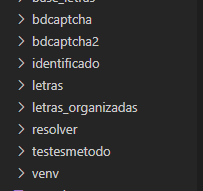
#> input picture SSSGame_antes/teste/Imagem1.png, 203 x 191 px
$ python tess.py
#> lines starting #> are read from the running program, lines starting #| are printed output that depends on the picture; after the words box and inside, x2 and y2 are one past the last pixel; in counts of white or black regions, pixels touching at a corner belong together
import cv2
import pytesseract

def preprocess_image(image_path):
    # Leitura da imagem em escala de cinza
#> called with image_path = 'Imagem1.png'
    img = cv2.imread(image_path, cv2.IMREAD_GRAYSCALE)
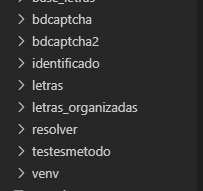
#> img: shape (191, 203); min 30, max 204, mean 46.5

    # Aplicar binarização com limiar adaptativo
    img = cv2.adaptiveThreshold(img, 255, cv2.ADAPTIVE_THRESH_GAUSSIAN_C, cv2.THRESH_BINARY, 11, 2)
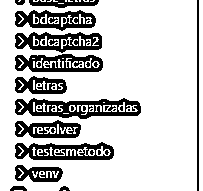
#> img: shape (191, 203); 78.2% white; 54 black regions (41 under 20 px), largest, box (x1, y1, x2, y2) and area: (15, 98, 141, 119) 1416, (15, 142, 114, 160) 1060, (15, 32, 102, 53) 1018

    # Aplicar fechamento (closing)
    kernel = cv2.getStructuringElement(cv2.MORPH_RECT, (5, 5))
    img = cv2.morphologyEx(img, cv2.MORPH_CLOSE, kernel)
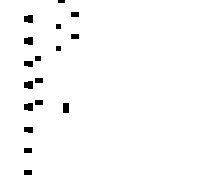
#> img: shape (191, 203); 98% white; 17 black regions, largest, box (x1, y1, x2, y2) and area: (24, 15, 33, 23) 64, (24, 37, 33, 45) 64, (24, 81, 33, 89) 64

    # Remoção de ruído usando filtro de mediana
    img = cv2.medianBlur(img, 3)
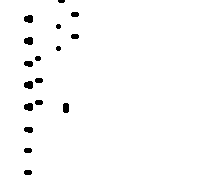
#> img: shape (191, 203); 98.2% white; 17 black regions (1 under 20 px), largest, box (x1, y1, x2, y2) and area: (24, 15, 33, 23) 60, (24, 37, 33, 45) 60, (24, 81, 33, 89) 60

    return img

if __name__ == "__main__":
    image_path = "Imagem1.png"

    # Pré-processar a imagem
    preprocessed_image = preprocess_image(image_path)

    # Salvar a imagem pré-processada (opcional, apenas para visualização)
    cv2.imwrite("preprocessed_image.png", preprocessed_image)

    # Reconhecimento óptico de caracteres (OCR) com o Tesseract na imagem pré-processada
#> (the run stopped early here; a loop or call above may not have finished)
